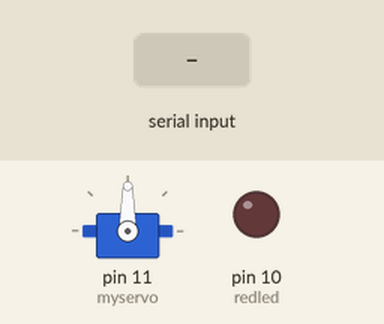
Recording of a sketch running on a simulated Arduino Uno, built with avr-gcc and run on an emulated ATmega328P. Shown: servo, output pins drawn as LEDs (lit = HIGH). The test bench sets the inputs (shaded band).

Above: at 1.2 s.
1.3 s: "30,150\n" received over Serial
At 2.5 s:
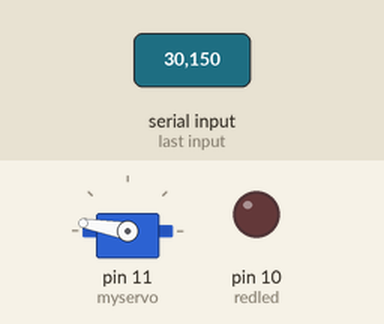
11.8 s: "1\n" received over Serial
At 17.0 s:
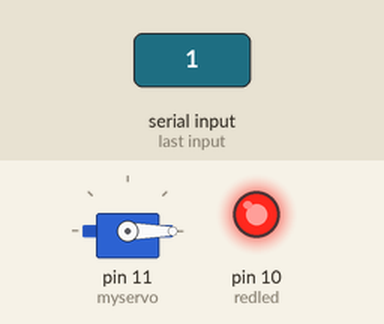
Timing chart, 0 to 18.5 s (numbered marks = the images above; inputs shaded):
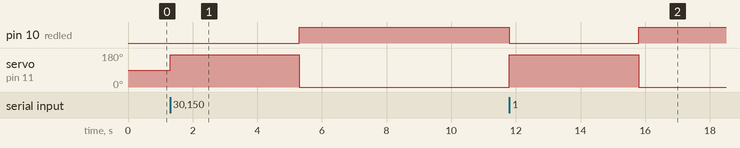

The sketch:

arduino_controller.ino
```cpp
#include <Servo.h>
#include <Keypad.h>
#define echoPin 12 // attach pin D2 Arduino to pin Echo of HC-SR04
#define trigPin 13//attach pin D3 Arduino to pin Trig of HC-SR04
#define redled 10
//#define greenled 0
// defines variables
long duration; // variable for the duration of sound wave travel
int distance; // variable for the distance measurement

const byte numRows= 4; //number of rows on the keypad
const byte numCols= 4; //number of columns on the keypad

//keymap defines the key pressed according to the row and columns just as appears on the keypad
char keymap[numRows][numCols]=
{
{'1', '2', '3', 'A'},
{'4', '5', '6', 'B'},
{'7', '8', '9', 'C'},
{'*', '0', '#', 'D'}
};

//Code that shows the the keypad connections to the arduino terminals
byte rowPins[numRows] = {9,8,7,6}; //Rows 0 to 3
byte colPins[numCols]= {5,4,3,2}; //Columns 0 to 3

//initializes an instance of the Keypad class
Keypad myKeypad= Keypad(makeKeymap(keymap), rowPins, colPins, numRows, numCols);

int inByte = 0;         // incoming serial byte
Servo myservo;  // create servo object to control a servo

void setup()
{
Serial.begin(9600);
 myservo.attach(11);
  pinMode(trigPin, OUTPUT); // Sets the trigPin as an OUTPUT
  pinMode(echoPin, INPUT); // Sets the echoPin as an INPUT
  pinMode(redled, OUTPUT);
  //pinMode(greenled, OUTPUT);
  //digitalWrite(redled,HIGH);
}

//If key is pressed, this key is stored in 'keypressed' variable
//If key is not equal to 'NO_KEY', then this key is printed out

void loop()
{

  if (Serial.available() > 0) {
    // get incoming byte:
    int val = char(Serial.read())-'0';
//    Serial.println(val);
//    Serial.write("\n");
    if(val == 1){
      myservo.write(170);     // sets the servo position according to the scaled value
       //digitalWrite(greenled, HIGH);
       digitalWrite(redled,LOW);
       delay(4000);

       myservo.write(0);
       //digitalWrite(greenled,LOW);
        digitalWrite(redled,HIGH);
       delay(1000);
      }
    if(val == 2 ){
       // Clears the trigPin condition
  digitalWrite(trigPin, LOW);
  delayMicroseconds(2);
  // Sets the trigPin HIGH (ACTIVE) for 10 microseconds
  digitalWrite(trigPin, HIGH);
  delayMicroseconds(10);
  digitalWrite(trigPin, LOW);
  // Reads the echoPin, returns the sound wave travel time in microseconds
  duration = pulseIn(echoPin, HIGH);
  // Calculating the distance
  distance = duration * 0.034 / 2; // Speed of sound wave divided by 2 (go and back)
  Serial.print(distance);
      }
                               }

char keypressed = myKeypad.getKey();
if (keypressed != NO_KEY)
{
Serial.print(keypressed);
}
}
```

Measured:
- after the input at 1.3 s, pin 10 (redled): LOW → HIGH after 4.0 s; servo on pin 11 (myservo): 90° → 170° at once, → 0° 4.0 s later
- after the input at 11.8 s, pin 10 (redled): HIGH → LOW at once, → HIGH 4.0 s later; servo on pin 11 (myservo): 0° → 170° at once, → 0° 4.0 s later
